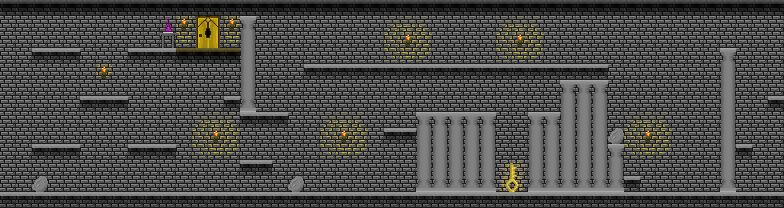

Rendered tile map (Tiled .tmx) drawn with the repository's tilesets; below, a short description and the full map source, tile grids included:
An orthogonal 49x13 tile map with 16x16 px tiles, 1 tile layer (Tile Layer 1).

<map version="1.0" orientation="orthogonal" renderorder="right-down" width="49" height="13" tilewidth="16" tileheight="16" nextobjectid="1">
 <tileset firstgid="1" name="insidecave-tileset" tilewidth="16" tileheight="16" tilecount="400" columns="20">
  <image source="insidecave-tileset.png" width="320" height="320" />
 </tileset>
 <layer name="Tile Layer 1" width="49" height="13">
  <data encoding="csv">
368,368,368,368,368,368,368,368,368,368,368,368,368,368,368,368,368,368,368,368,368,368,368,368,368,368,368,368,368,368,368,368,368,368,368,368,368,368,368,368,368,368,368,368,368,368,368,368,368,
246,247,247,246,247,246,226,226,226,226,185,284,181,182,284,123,226,226,226,226,226,226,226,226,263,264,265,226,226,226,226,263,264,265,226,226,226,227,247,246,247,226,227,226,226,226,226,226,227,
226,227,226,226,226,226,246,246,246,246,205,304,201,202,304,143,227,227,227,227,227,246,246,246,283,284,285,246,246,246,246,283,284,285,246,246,226,227,227,227,227,246,247,226,226,227,226,246,247,
246,247,366,366,366,227,227,227,366,366,366,367,367,367,367,143,226,226,226,226,227,226,226,226,303,304,305,226,226,226,226,303,304,305,226,226,226,226,226,227,247,226,227,246,226,123,227,226,227,
226,227,226,227,227,227,284,247,226,226,246,246,246,246,246,143,226,226,227,366,366,366,366,366,366,366,366,366,366,366,366,366,366,366,366,366,366,366,227,226,227,246,246,246,246,143,227,226,227,
246,226,226,226,226,226,226,227,226,226,226,226,226,226,226,143,226,227,247,247,247,247,247,247,247,226,227,227,227,227,227,247,247,247,227,123,123,123,247,226,227,226,227,246,247,143,227,226,227,
226,246,246,246,246,366,366,366,246,246,246,246,246,246,366,163,227,227,247,247,246,227,227,227,227,227,227,227,227,227,227,247,246,247,247,143,143,143,247,227,227,246,247,246,247,143,227,226,366,
226,226,246,247,227,227,227,227,227,226,226,226,263,264,265,366,366,366,226,227,263,264,265,227,227,227,123,123,123,123,123,247,247,123,123,143,143,143,246,263,264,265,226,246,247,143,227,226,227,
226,246,246,247,227,247,247,247,247,227,227,227,283,284,285,227,227,227,227,227,283,284,285,227,366,366,143,143,143,143,143,226,246,143,143,143,143,143,146,283,284,285,246,246,247,143,227,227,227,
246,246,366,366,366,247,247,247,366,366,366,247,303,304,305,247,247,247,247,247,303,304,305,227,227,227,143,143,143,143,143,246,246,143,143,143,143,143,123,303,304,305,246,247,247,143,366,227,247,
246,247,226,227,226,227,226,246,246,247,226,227,246,247,247,366,366,227,226,227,226,227,227,227,227,227,143,143,143,143,143,183,184,143,143,143,143,143,143,227,226,246,247,226,226,143,226,226,227,
246,247,146,247,246,247,246,247,246,247,246,247,246,247,246,247,246,247,146,247,246,227,227,227,227,227,163,163,163,163,163,203,204,163,163,163,163,163,163,366,246,246,246,246,246,163,246,246,247,
366,366,366,366,366,366,366,366,366,366,366,366,366,366,366,366,366,366,366,366,366,366,366,366,366,366,366,366,366,366,366,366,366,366,366,366,366,366,366,366,366,366,366,366,366,366,366,366,366
</data>
 </layer>
</map>